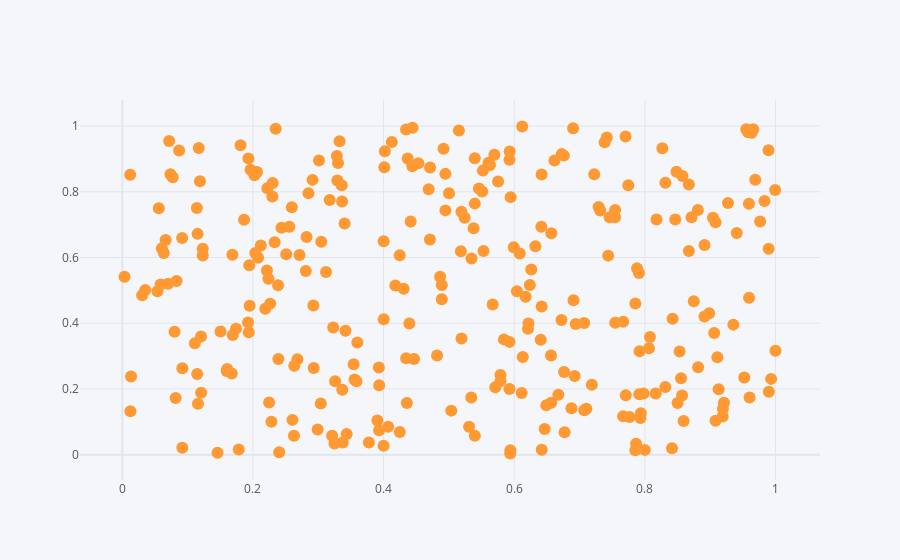

The notebook cell saved with this chart:
### Code cell
df.iplot(x = 'a' ,y = 'b',mode = 'markers')

### Figure 1 — Plotly figure (JSON) as saved in the notebook; plotly's stock layout.template omitted (floating-point values rounded to 4 significant figures; data arrays with more than 128 entries replaced by an {"elided": "..."} marker saying what was removed)
{"data": [{"line": {"color": "rgba(255, 153, 51, 1.0)", "dash": "solid", "shape": "linear", "width": 1.3}, "marker": {"size": 12, "symbol": "circle"}, "mode": "markers", "name": "b", "text": "", "type": "scatter", "x": {"elided": "300 float values"}, "y": {"elided": "300 float values"}}], "layout": {"legend": {"bgcolor": "#F5F6F9", "font": {"color": "#4D5663"}}, "paper_bgcolor": "#F5F6F9", "plot_bgcolor": "#F5F6F9", "title": {"font": {"color": "#4D5663"}}, "xaxis": {"gridcolor": "#E1E5ED", "showgrid": true, "tickfont": {"color": "#4D5663"}, "title": {"font": {"color": "#4D5663"}, "text": ""}, "zerolinecolor": "#E1E5ED"}, "yaxis": {"gridcolor": "#E1E5ED", "showgrid": true, "tickfont": {"color": "#4D5663"}, "title": {"font": {"color": "#4D5663"}, "text": ""}, "zerolinecolor": "#E1E5ED"}}}
